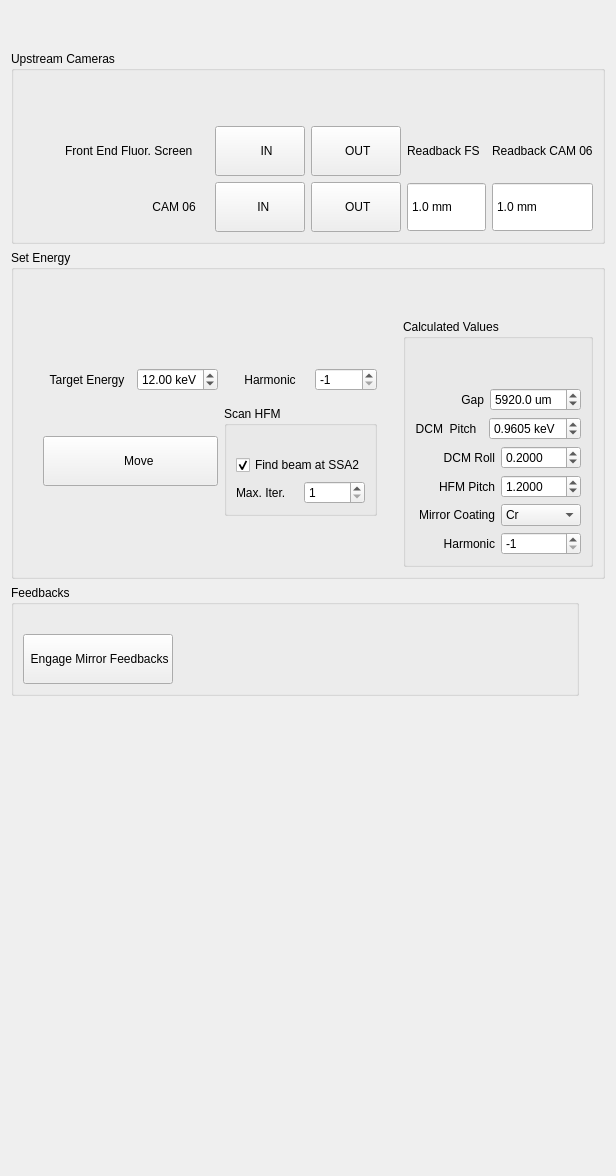
      <widget class="QWidget" name="energy">
       <attribute name="title">
        <string>Energy Change</string>
       </attribute>
       <layout class="QGridLayout" name="gridLayout_118">
        <item row="3" column="0" colspan="2">
         <widget class="QGroupBox" name="groupBox_32">
          <property name="title">
           <string>Set Energy</string>
          </property>
          <layout class="QGridLayout" name="gridLayout_117">
           <item row="0" column="0">
            <spacer name="verticalSpacer_27">
             <property name="orientation">
              <enum>Qt::Vertical</enum>
             </property>
             <property name="sizeType">
              <enum>QSizePolicy::Fixed</enum>
             </property>
             <property name="sizeHint" stdset="0">
              <size>
               <width>20</width>
               <height>40</height>
              </size>
             </property>
            </spacer>
           </item>
           <item row="1" column="0" colspan="2">
            <layout class="QGridLayout" name="gridLayout_115">
             <property name="leftMargin">
              <number>20</number>
             </property>
             <property name="topMargin">
              <number>40</number>
             </property>
             <property name="rightMargin">
              <number>20</number>
             </property>
             <property name="bottomMargin">
              <number>40</number>
             </property>
             <item row="0" column="0">
              <layout class="QGridLayout" name="gridLayout_106">
               <item row="0" column="0">
                <widget class="QLabel" name="label_81">
                 <property name="text">
                  <string>  Target Energy  </string>
                 </property>
                 <property name="alignment">
                  <set>Qt::AlignRight|Qt::AlignTrailing|Qt::AlignVCenter</set>
                 </property>
                </widget>
               </item>
               <item row="0" column="1">
                <widget class="QDoubleSpinBox" name="dsb_target_e">
                 <property name="styleSheet">
                  <string notr="true">font: 14pt &quot;Cantarell&quot;;</string>
                 </property>
                 <property name="suffix">
                  <string> keV</string>
                 </property>
                 <property name="decimals">
                  <number>2</number>
                 </property>
                 <property name="minimum">
                  <double>5.000000000000000</double>
                 </property>
                 <property name="maximum">
                  <double>25.000000000000000</double>
                 </property>
                 <property name="singleStep">
                  <double>0.500000000000000</double>
                 </property>
                 <property name="value">
                  <double>12.000000000000000</double>
                 </property>
                </widget>
               </item>
              </layout>
             </item>
             <item row="0" column="1">
              <layout class="QGridLayout" name="gridLayout_110">
               <item row="0" column="0">
                <widget class="QLabel" name="label_148">
                 <property name="text">
                  <string>      Harmonic    </string>
                 </property>
                 <property name="alignment">
                  <set>Qt::AlignRight|Qt::AlignTrailing|Qt::AlignVCenter</set>
                 </property>
                </widget>
               </item>
               <item row="0" column="1">
                <widget class="QSpinBox" name="sb_harmonic">
                 <property name="minimum">
                  <number>-1</number>
                 </property>
                 <property name="singleStep">
                  <number>2</number>
                 </property>
                 <property name="value">
                  <number>-1</number>
                 </property>
                </widget>
               </item>
              </layout>
             </item>
             <item row="1" column="0">
              <widget class="QPushButton" name="pb_move_energy">
               <property name="enabled">
                <bool>true</bool>
               </property>
               <property name="sizePolicy">
                <sizepolicy hsizetype="Minimum" vsizetype="Fixed">
                 <horstretch>0</horstretch>
                 <verstretch>0</verstretch>
                </sizepolicy>
               </property>
               <property name="text">
                <string>
     Move    
</string>
               </property>
              </widget>
             </item>
             <item row="1" column="1">
              <widget class="QGroupBox" name="groupBox_9">
               <property name="title">
                <string>Scan HFM</string>
               </property>
               <layout class="QGridLayout" name="gridLayout_116">
                <item row="2" column="1">
                 <widget class="QSpinBox" name="sb_max_iter">
                  <property name="minimum">
                   <number>1</number>
                  </property>
                 </widget>
                </item>
                <item row="2" column="0">
                 <widget class="QLabel" name="label_151">
                  <property name="text">
                   <string>Max. Iter.</string>
                  </property>
                 </widget>
                </item>
                <item row="1" column="0" colspan="2">
                 <widget class="QCheckBox" name="cb_beam_at_ssa2">
                  <property name="text">
                   <string>Find beam at SSA2</string>
                  </property>
                  <property name="checked">
                   <bool>true</bool>
                  </property>
                 </widget>
                </item>
                <item row="0" column="0">
                 <widget class="QLabel" name="label_152">
                  <property name="text">
                   <string/>
                  </property>
                 </widget>
                </item>
               </layout>
              </widget>
             </item>
            </layout>
           </item>
           <item row="1" column="2">
            <widget class="QGroupBox" name="groupBox_31">
             <property name="title">
              <string>Calculated Values</string>
             </property>
             <layout class="QGridLayout" name="gridLayout_114">
              <item row="0" column="0">
               <spacer name="verticalSpacer_19">
                <property name="orientation">
                 <enum>Qt::Vertical</enum>
                </property>
                <property name="sizeType">
                 <enum>QSizePolicy::Fixed</enum>
                </property>
                <property name="sizeHint" stdset="0">
                 <size>
                  <width>20</width>
                  <height>40</height>
                 </size>
                </property>
               </spacer>
              </item>
              <item row="1" column="0">
               <layout class="QGridLayout" name="gridLayout_112">
                <item row="0" column="0">
                 <widget class="QLabel" name="label_149">
                  <property name="text">
                   <string>Gap</string>
                  </property>
                  <property name="alignment">
                   <set>Qt::AlignRight|Qt::AlignTrailing|Qt::AlignVCenter</set>
                  </property>
                 </widget>
                </item>
                <item row="0" column="1">
                 <widget class="QDoubleSpinBox" name="dsb_target_ugap">
                  <property name="suffix">
                   <string> um</string>
                  </property>
                  <property name="decimals">
                   <number>1</number>
                  </property>
                  <property name="minimum">
                   <double>4000.000000000000000</double>
                  </property>
                  <property name="maximum">
                   <double>25000.000000000000000</double>
                  </property>
                  <property name="singleStep">
                   <double>5.000000000000000</double>
                  </property>
                  <property name="value">
                   <double>5920.000000000000000</double>
                  </property>
                 </widget>
                </item>
               </layout>
              </item>
              <item row="2" column="0">
               <layout class="QGridLayout" name="gridLayout_109">
                <item row="0" column="0">
                 <widget class="QLabel" name="label_132">
                  <property name="text">
                   <string>DCM  Pitch  </string>
                  </property>
                  <property name="alignment">
                   <set>Qt::AlignRight|Qt::AlignTrailing|Qt::AlignVCenter</set>
                  </property>
                 </widget>
                </item>
                <item row="0" column="1">
                 <widget class="QDoubleSpinBox" name="dsb_target_pitch">
                  <property name="suffix">
                   <string> keV</string>
                  </property>
                  <property name="decimals">
                   <number>4</number>
                  </property>
                  <property name="minimum">
                   <double>-5.000000000000000</double>
                  </property>
                  <property name="maximum">
                   <double>5.000000000000000</double>
                  </property>
                  <property name="singleStep">
                   <double>0.005000000000000</double>
                  </property>
                  <property name="value">
                   <double>0.960500000000000</double>
                  </property>
                 </widget>
                </item>
               </layout>
              </item>
              <item row="3" column="0">
               <layout class="QGridLayout" name="gridLayout_113">
                <item row="3" column="0">
                 <widget class="QLabel" name="label_150">
                  <property name="text">
                   <string>Harmonic</string>
                  </property>
                  <property name="alignment">
                   <set>Qt::AlignRight|Qt::AlignTrailing|Qt::AlignVCenter</set>
                  </property>
                 </widget>
                </item>
                <item row="2" column="1">
                 <widget class="QComboBox" name="cb_target_coating">
                  <item>
                   <property name="text">
                    <string>Cr</string>
                   </property>
                  </item>
                  <item>
                   <property name="text">
                    <string>Pt</string>
                   </property>
                  </item>
                  <item>
                   <property name="text">
                    <string>Si</string>
                   </property>
                  </item>
                  <item>
                   <property name="text">
                    <string>Rd</string>
                   </property>
                  </item>
                 </widget>
                </item>
                <item row="0" column="1">
                 <widget class="QDoubleSpinBox" name="dsb_target_roll">
                  <property name="decimals">
                   <number>4</number>
                  </property>
                  <property name="maximum">
                   <double>9.000000000000000</double>
                  </property>
                  <property name="singleStep">
                   <double>0.100000000000000</double>
                  </property>
                  <property name="value">
                   <double>0.200000000000000</double>
                  </property>
                 </widget>
                </item>
                <item row="3" column="1">
                 <widget class="QSpinBox" name="sb_calc_harmonic">
                  <property name="minimum">
                   <number>-1</number>
                  </property>
                  <property name="singleStep">
                   <number>2</number>
                  </property>
                  <property name="value">
                   <number>-1</number>
                  </property>
                 </widget>
                </item>
                <item row="2" column="0">
                 <widget class="QLabel" name="label_146">
                  <property name="text">
                   <string>Mirror Coating</string>
                  </property>
                  <property name="alignment">
                   <set>Qt::AlignRight|Qt::AlignTrailing|Qt::AlignVCenter</set>
                  </property>
                 </widget>
                </item>
                <item row="0" column="0">
                 <widget class="QLabel" name="label_154">
                  <property name="text">
                   <string>DCM Roll</string>
                  </property>
                  <property name="alignment">
                   <set>Qt::AlignRight|Qt::AlignTrailing|Qt::AlignVCenter</set>
                  </property>
                 </widget>
                </item>
                <item row="1" column="0">
                 <widget class="QLabel" name="label_155">
                  <property name="text">
                   <string>HFM Pitch</string>
                  </property>
                  <property name="alignment">
                   <set>Qt::AlignRight|Qt::AlignTrailing|Qt::AlignVCenter</set>
                  </property>
                 </widget>
                </item>
                <item row="1" column="1">
                 <widget class="QDoubleSpinBox" name="hfm_target_pitch">
                  <property name="decimals">
                   <number>4</number>
                  </property>
                  <property name="minimum">
                   <double>0.000000000000000</double>
                  </property>
                  <property name="maximum">
                   <double>9.000000000000000</double>
                  </property>
                  <property name="singleStep">
                   <double>0.100000000000000</double>
                  </property>
                  <property name="value">
                   <double>1.200000000000000</double>
                  </property>
                 </widget>
                </item>
               </layout>
              </item>
             </layout>
            </widget>
           </item>
          </layout>
         </widget>
        </item>
        <item row="0" column="1">
         <spacer name="verticalSpacer_29">
          <property name="orientation">
           <enum>Qt::Vertical</enum>
          </property>
          <property name="sizeHint" stdset="0">
           <size>
            <width>20</width>
            <height>40</height>
           </size>
          </property>
         </spacer>
        </item>
        <item row="1" column="0" colspan="2">
         <widget class="QGroupBox" name="groupBox_23">
          <property name="sizePolicy">
           <sizepolicy hsizetype="Preferred" vsizetype="Fixed">
            <horstretch>0</horstretch>
            <verstretch>0</verstretch>
           </sizepolicy>
          </property>
          <property name="styleSheet">
           <string notr="true"/>
          </property>
          <property name="title">
           <string>Upstream Cameras</string>
          </property>
          <property name="flat">
           <bool>false</bool>
          </property>
          <property name="checkable">
           <bool>false</bool>
          </property>
          <layout class="QGridLayout" name="gridLayout_71">
           <item row="0" column="0">
            <widget class="QLabel" name="label_133">
             <property name="sizePolicy">
              <sizepolicy hsizetype="Preferred" vsizetype="Fixed">
               <horstretch>0</horstretch>
               <verstretch>0</verstretch>
              </sizepolicy>
             </property>
             <property name="text">
              <string/>
             </property>
            </widget>
           </item>
           <item row="1" column="0" colspan="2">
            <layout class="QGridLayout" name="gridLayout_80">
             <item row="1" column="0">
              <layout class="QGridLayout" name="gridLayout_76">
               <item row="0" column="0">
                <widget class="QLabel" name="label_72">
                 <property name="text">
                  <string>     Front End Fluor. Screen     </string>
                 </property>
                 <property name="alignment">
                  <set>Qt::AlignRight|Qt::AlignTrailing|Qt::AlignVCenter</set>
                 </property>
                </widget>
               </item>
               <item row="0" column="1" rowspan="2">
                <layout class="QGridLayout" name="gridLayout_74">
                 <item row="0" column="1">
                  <widget class="QPushButton" name="pb_FS_OUT">
                   <property name="sizePolicy">
                    <sizepolicy hsizetype="Preferred" vsizetype="Preferred">
                     <horstretch>0</horstretch>
                     <verstretch>0</verstretch>
                    </sizepolicy>
                   </property>
                   <property name="text">
                    <string>    OUT   </string>
                   </property>
                  </widget>
                 </item>
                 <item row="2" column="0">
                  <widget class="QPushButton" name="pb_CAM6_IN">
                   <property name="sizePolicy">
                    <sizepolicy hsizetype="Preferred" vsizetype="Preferred">
                     <horstretch>0</horstretch>
                     <verstretch>0</verstretch>
                    </sizepolicy>
                   </property>
                   <property name="text">
                    <string>   
  IN    
</string>
                   </property>
                  </widget>
                 </item>
                 <item row="0" column="0">
                  <widget class="QPushButton" name="pb_FS_IN">
                   <property name="sizePolicy">
                    <sizepolicy hsizetype="Preferred" vsizetype="Preferred">
                     <horstretch>0</horstretch>
                     <verstretch>0</verstretch>
                    </sizepolicy>
                   </property>
                   <property name="text">
                    <string> 
    IN     
</string>
                   </property>
                  </widget>
                 </item>
                 <item row="2" column="1">
                  <widget class="QPushButton" name="pb_CAM6_OUT">
                   <property name="sizePolicy">
                    <sizepolicy hsizetype="Preferred" vsizetype="Preferred">
                     <horstretch>0</horstretch>
                     <verstretch>0</verstretch>
                    </sizepolicy>
                   </property>
                   <property name="text">
                    <string>    OUT   </string>
                   </property>
                  </widget>
                 </item>
                </layout>
               </item>
               <item row="1" column="0">
                <widget class="QLabel" name="label_75">
                 <property name="text">
                  <string>    CAM 06    </string>
                 </property>
                 <property name="alignment">
                  <set>Qt::AlignRight|Qt::AlignTrailing|Qt::AlignVCenter</set>
                 </property>
                </widget>
               </item>
              </layout>
             </item>
            </layout>
           </item>
           <item row="0" column="1">
            <spacer name="verticalSpacer_21">
             <property name="orientation">
              <enum>Qt::Vertical</enum>
             </property>
             <property name="sizeHint" stdset="0">
              <size>
               <width>20</width>
               <height>40</height>
              </size>
             </property>
            </spacer>
           </item>
           <item row="1" column="2">
            <layout class="QGridLayout" name="gridLayout_86">
             <item row="0" column="0">
              <widget class="QLabel" name="label_127">
               <property name="text">
                <string>Readback FS</string>
               </property>
              </widget>
             </item>
             <item row="0" column="1">
              <widget class="QLabel" name="label_128">
               <property name="text">
                <string>Readback CAM 06</string>
               </property>
              </widget>
             </item>
             <item row="1" column="0">
              <widget class="QDoubleSpinBox" name="db_fs">
               <property name="sizePolicy">
                <sizepolicy hsizetype="Preferred" vsizetype="Preferred">
                 <horstretch>0</horstretch>
                 <verstretch>0</verstretch>
                </sizepolicy>
               </property>
               <property name="readOnly">
                <bool>true</bool>
               </property>
               <property name="buttonSymbols">
                <enum>QAbstractSpinBox::NoButtons</enum>
               </property>
               <property name="suffix">
                <string> mm</string>
               </property>
               <property name="decimals">
                <number>1</number>
               </property>
               <property name="minimum">
                <double>-100.000000000000000</double>
               </property>
               <property name="maximum">
                <double>100.000000000000000</double>
               </property>
               <property name="value">
                <double>1.000000000000000</double>
               </property>
              </widget>
             </item>
             <item row="1" column="1">
              <widget class="QDoubleSpinBox" name="db_cam6">
               <property name="sizePolicy">
                <sizepolicy hsizetype="Preferred" vsizetype="Preferred">
                 <horstretch>0</horstretch>
                 <verstretch>0</verstretch>
                </sizepolicy>
               </property>
               <property name="readOnly">
                <bool>true</bool>
               </property>
               <property name="buttonSymbols">
                <enum>QAbstractSpinBox::NoButtons</enum>
               </property>
               <property name="suffix">
                <string> mm</string>
               </property>
               <property name="decimals">
                <number>1</number>
               </property>
               <property name="minimum">
                <double>-100.000000000000000</double>
               </property>
               <property name="maximum">
                <double>100.000000000000000</double>
               </property>
               <property name="value">
                <double>1.000000000000000</double>
               </property>
              </widget>
             </item>
            </layout>
           </item>
          </layout>
         </widget>
        </item>
        <item row="5" column="0">
         <spacer name="verticalSpacer_18">
          <property name="orientation">
           <enum>Qt::Vertical</enum>
          </property>
          <property name="sizeHint" stdset="0">
           <size>
            <width>20</width>
            <height>469</height>
           </size>
          </property>
         </spacer>
        </item>
        <item row="4" column="0">
         <widget class="QGroupBox" name="groupBox_33">
          <property name="title">
           <string>Feedbacks</string>
          </property>
          <layout class="QGridLayout" name="gridLayout_119">
           <item row="0" column="0">
            <widget class="QLabel" name="label_153">
             <property name="text">
              <string/>
             </property>
            </widget>
           </item>
           <item row="1" column="0">
            <widget class="QPushButton" name="pushButton_2">
             <property name="text">
              <string>
 Engage Mirror Feedbacks 
</string>
             </property>
            </widget>
           </item>
           <item row="1" column="1">
            <spacer name="horizontalSpacer_13">
             <property name="orientation">
              <enum>Qt::Horizontal</enum>
             </property>
             <property name="sizeHint" stdset="0">
              <size>
               <width>40</width>
               <height>20</height>
              </size>
             </property>
            </spacer>
           </item>
          </layout>
         </widget>
        </item>
       </layout>
      </widget>
